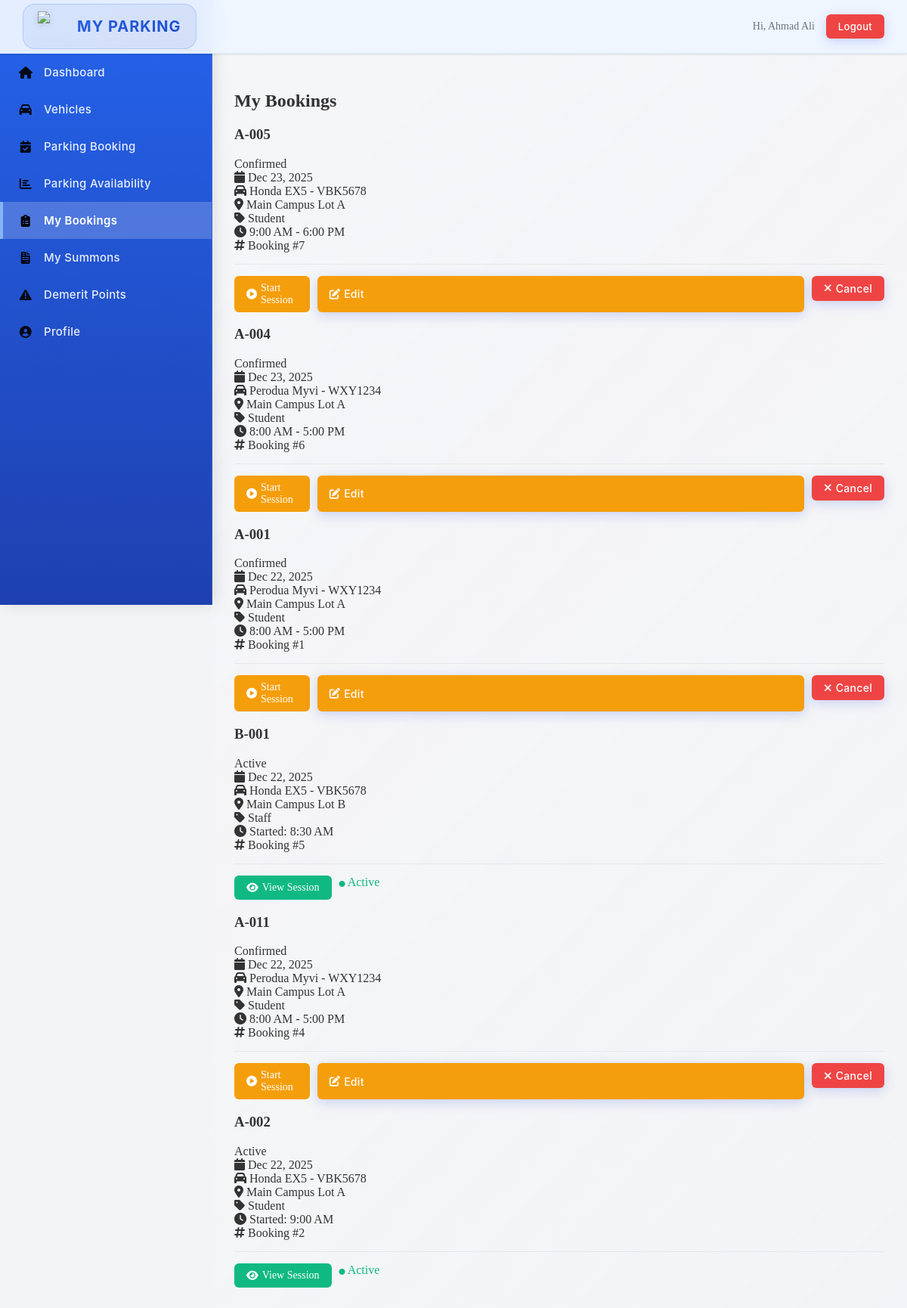
The page /module03/student/my_bookings.php (signed in) on the database its author committed.
### tables this page shows
CREATE TABLE Booking (
    booking_ID INT PRIMARY KEY AUTO_INCREMENT,
    space_ID INT NOT NULL,
    vehicle_ID INT NOT NULL,
    actual_vehicle_id INT NULL,
    actual_plate_number VARCHAR(15) NULL,
    booking_date DATE NOT NULL,
    start_time TIME NOT NULL,
    end_time TIME NOT NULL,
    actual_start_time DATETIME NULL,
    actual_end_time DATETIME NULL,
    session_started_at DATETIME NULL,
    session_ended_at DATETIME NULL,
    booking_status VARCHAR(20) NOT NULL,
    qr_code_value VARCHAR(50) NOT NULL,
    created_at DATETIME NOT NULL DEFAULT CURRENT_TIMESTAMP,
    FOREIGN KEY (space_ID) REFERENCES ParkingSpace(space_ID) ON DELETE CASCADE ON UPDATE CASCADE,
    FOREIGN KEY (vehicle_ID) REFERENCES Vehicle(vehicle_ID) ON DELETE CASCADE ON UPDATE CASCADE,
    FOREIGN KEY (actual_vehicle_id) REFERENCES Vehicle(vehicle_ID) ON DELETE SET NULL ON UPDATE CASCADE
);

CREATE TABLE ParkingSpace (
    space_ID INT PRIMARY KEY AUTO_INCREMENT,
    parkingLot_ID INT NOT NULL,
    space_number VARCHAR(20) NOT NULL,
    qr_code_value VARCHAR(50) NOT NULL,
    created_at DATETIME NOT NULL DEFAULT CURRENT_TIMESTAMP,
    updated_at DATETIME NOT NULL DEFAULT CURRENT_TIMESTAMP ON UPDATE CURRENT_TIMESTAMP,
    FOREIGN KEY (parkingLot_ID) REFERENCES ParkingLot(parkingLot_ID) ON DELETE CASCADE ON UPDATE CASCADE,
    UNIQUE KEY unique_space (parkingLot_ID, space_number)
);

CREATE TABLE Vehicle (
    vehicle_ID INT PRIMARY KEY AUTO_INCREMENT,
    user_ID VARCHAR(10) NOT NULL,
    vehicle_type VARCHAR(30) NOT NULL,
    vehicle_model VARCHAR(50) NULL,
    license_plate VARCHAR(15) NOT NULL,
    grant_document LONGBLOB NULL,
    grant_status VARCHAR(20) NOT NULL,
    created_at DATETIME NOT NULL DEFAULT CURRENT_TIMESTAMP,
    FOREIGN KEY (user_ID) REFERENCES User(user_ID) ON DELETE CASCADE ON UPDATE CASCADE
);

CREATE TABLE ParkingLot (
    parkingLot_ID INT PRIMARY KEY AUTO_INCREMENT,
    parkingLot_name VARCHAR(50) NOT NULL,
    parkingLot_type VARCHAR(30) NOT NULL,
    is_booking_lot BOOLEAN NOT NULL DEFAULT FALSE,
    capacity INT NOT NULL,
    UNIQUE KEY unique_parking_lot_name (parkingLot_name)
);

### module03/student/my_bookings.php (the view, shortened to what this page needs)
<?php
$db = getDB();
$userId = $_SESSION['user_id'];
$stmt = $db->prepare("
    SELECT
        b.*,
        ps.space_number,
        pl.parkingLot_name,
        pl.parkingLot_type,
        v.license_plate,
        v.vehicle_model,
        v.vehicle_type
    FROM Booking b
    JOIN ParkingSpace ps ON b.space_ID = ps.space_ID
    JOIN ParkingLot pl ON ps.parkingLot_ID = pl.parkingLot_ID
    JOIN Vehicle v ON b.vehicle_ID = v.vehicle_ID
    WHERE v.user_ID = ? AND b.booking_status != 'cancelled'
    ORDER BY b.booking_date DESC, b.created_at DESC
    LIMIT 50
");
$stmt->execute([$userId]);
$bookings = $stmt->fetchAll();
require_once __DIR__ . '/../../layout.php';
?>
<link rel="stylesheet" href="<?php echo APP_BASE_PATH; ?>/module03/student/my_bookings.css?v=<?php echo time(); ?>">
<div class="bookings-container">
    <h2>My Bookings</h2>
    <?php if (empty($bookings)): ?>
    <div class="no-bookings">
        <i class="fas fa-calendar-times"></i>
        <h3>No Bookings Yet</h3>
        <p>You haven't made any parking bookings. Visit the Parking Booking page to reserve a space.</p>
        <a href="<?php echo APP_BASE_PATH; ?>/module03/student/parking_booking.php" class="btn-primary">
            <i class="fas fa-plus"></i> Make a Booking
        </a>
    </div>
    <?php else: ?>
    <div class="bookings-grid">
        <?php foreach ($bookings as $booking):
            $statusClass = strtolower($booking['booking_status']);
        ?>
        <div class="booking-card <?php echo $statusClass; ?>">
            <div class="booking-header">
                <div class="booking-info">
                    <h3><?php echo htmlspecialchars($booking['space_number']); ?></h3>
                    <span class="status-badge <?php echo $statusClass; ?>">
                        <?php echo ucfirst($booking['booking_status']); ?>
                    </span>
                </div>
                <div class="booking-date">
                    <i class="fas fa-calendar"></i>
                    <?php echo date('M d, Y', strtotime($booking['booking_date'])); ?>
                </div>
            </div>
            <div class="booking-details">
                <div class="detail-row">
                    <i class="fas fa-car"></i>
                    <span><?php echo htmlspecialchars($booking['vehicle_model']); ?> - <?php echo htmlspecialchars($booking['license_plate']); ?></span>
                </div>
                <div class="detail-row">
                    <i class="fas fa-map-marker-alt"></i>
                    <span><?php echo htmlspecialchars($booking['parkingLot_name']); ?></span>
                </div>
                <div class="detail-row">
                    <i class="fas fa-tag"></i>
                    <span><?php echo htmlspecialchars($booking['parkingLot_type']); ?></span>
                </div>
                <div class="detail-row">
                    <i class="fas fa-clock"></i>
                    <span>
                        <?php
                        if ($booking['start_time'] === '00:00:00' && $booking['end_time'] === '23:59:59') {
                            echo 'All Day';
                        } elseif ($booking['booking_status'] === 'active') {
                            echo 'Started: ' . date('g:i A', strtotime($booking['start_time']));
                        } elseif ($booking['booking_status'] === 'completed') {
                            echo 'Duration: ' . date('g:i A', strtotime($booking['start_time'])) . ' - ' . date('g:i A', strtotime($booking['end_time']));
                        } else {
                            echo date('g:i A', strtotime($booking['start_time'])) . ' - ' . date('g:i A', strtotime($booking['end_time']));
                        }
                        ?>
                    </span>
                </div>
                <div class="detail-row">
                    <i class="fas fa-hashtag"></i>
                    <span>Booking #<?php echo $booking['booking_ID']; ?></span>
                </div>
            </div>
            <div class="booking-actions">
                <?php if ($booking['booking_status'] === 'confirmed'): ?>
                    <a href="<?php echo APP_BASE_PATH; ?>/module03/parking_session.php?booking_id=<?php echo $booking['booking_ID']; ?>"
                       class="btn-edit" style="text-decoration: none; display: inline-flex; align-items: center; justify-content: center;">
                        <i class="fas fa-play-circle"></i> Start Session
                    </a>
                    <button type="button" class="btn-edit" onclick='openEditModal(<?php echo json_encode($booking); ?>)'>
                        <i class="fas fa-edit"></i> Edit
                    </button>
                    <form method="POST" style="display: inline;">
                        <button type="submit" class="btn-cancel" onclick="return confirm('Are you sure you want to cancel and delete this booking? This action cannot be undone.')">
                            <i class="fas fa-times"></i> Cancel
                        </button>
                    </form>
                <?php elseif ($booking['booking_status'] === 'active'): ?>
                    <a href="<?php echo APP_BASE_PATH; ?>/module03/parking_session.php?booking_id=<?php echo $booking['booking_ID']; ?>"
                       class="btn-edit" style="text-decoration: none; display: inline-flex; align-items: center; justify-content: center; background: #10b981;">
                        <i class="fas fa-eye"></i> View Session
                    </a>
                    <p style="color: #10b981; font-weight: 500; margin: 0;">
                        <i class="fas fa-circle" style="font-size: 8px;"></i> Active
                    </p>
                <?php endif; ?>
            </div>
        </div>
        <?php endforeach; ?>
    </div>
    <?php endif; ?>
</div>

### layout.php (style rules this page uses)
body { color: #333; margin: 0; padding: 0; display: flex; min-height: 100vh; background-color: #f3f4f6; }
button, .btn { background: linear-gradient(135deg, #667eea 0%, #764ba2 100%); color: #fff; border: none; padding: 12px 24px; border-radius: 12px; cursor: pointer; font-weight: 600; font-family: 'Inter', 'Segoe UI', -apple-system, BlinkMacSystemFont, sans-serif; font-size: clamp(12px, 1.2vw, 14px); letter-spacing: 0.3px; text-decoration: none; display: inline-flex; align-items: center; gap: 8px; transition: all 0.3s cubic-bezier(0.4, 0, 0.2, 1); box-shadow: 0 4px 15px rgba(102, 126, 234, 0.3); position: relative; overflow: hidden; white-space: nowrap; }
button::before, .btn::before { content: ''; position: absolute; top: 0; left: -100%; width: 100%; height: 100%; background: linear-gradient(90deg, transparent, rgba(255, 255, 255, 0.2), transparent); transition: left 0.5s; }

### module03/student/my_bookings.php (style rules this page uses)
.btn-edit { background: #f59e0b; color: white; padding: 8px 16px; border: none; border-radius: 6px; cursor: pointer; font-size: 14px; font-weight: 500; display: inline-flex; align-items: center; gap: 5px; }
.btn-cancel { background: #ef4444; color: white; padding: 8px 16px; border: none; border-radius: 6px; cursor: pointer; font-size: 14px; font-weight: 500; display: inline-flex; align-items: center; gap: 5px; }
.booking-actions { display: flex; gap: 10px; margin-top: 15px; padding-top: 15px; border-top: 1px solid #e5e7eb; }
.booking-actions form { flex: 1; }
.booking-actions button { width: 100%; }

### rows shown on the page
booking: space_ID.space_number "A-005", booking_status "Confirmed", booking_date "Dec 23, 2025", vehicle_ID.vehicle_model "Honda EX5", vehicle_ID.license_plate "VBK5678", parkinglot.parkingLot_name "Main Campus Lot A", parkinglot.parkingLot_type "Student", start_time "9:00 AM", end_time "6:00 PM", booking_ID "7"
booking: space_ID.space_number "A-004", booking_status "Confirmed", booking_date "Dec 23, 2025", vehicle_ID.vehicle_model "Perodua Myvi", vehicle_ID.license_plate "WXY1234", parkinglot.parkingLot_name "Main Campus Lot A", parkinglot.parkingLot_type "Student", start_time "8:00 AM", end_time "5:00 PM", booking_ID "6"
booking: space_ID.space_number "A-001", booking_status "Confirmed", booking_date "Dec 22, 2025", vehicle_ID.vehicle_model "Perodua Myvi", vehicle_ID.license_plate "WXY1234", parkinglot.parkingLot_name "Main Campus Lot A", parkinglot.parkingLot_type "Student", start_time "8:00 AM", end_time "5:00 PM", booking_ID "1"
booking: space_ID.space_number "B-001", booking_status "Active", booking_date "Dec 22, 2025", vehicle_ID.vehicle_model "Honda EX5", vehicle_ID.license_plate "VBK5678", parkinglot.parkingLot_name "Main Campus Lot B", parkinglot.parkingLot_type "Staff", start_time "8:30 AM", booking_ID "5"
booking: space_ID.space_number "A-011", booking_status "Confirmed", booking_date "Dec 22, 2025", vehicle_ID.vehicle_model "Perodua Myvi", vehicle_ID.license_plate "WXY1234", parkinglot.parkingLot_name "Main Campus Lot A", parkinglot.parkingLot_type "Student", start_time "8:00 AM", end_time "5:00 PM", booking_ID "4"
booking: space_ID.space_number "A-002", booking_status "Active", booking_date "Dec 22, 2025", vehicle_ID.vehicle_model "Honda EX5", vehicle_ID.license_plate "VBK5678", parkinglot.parkingLot_name "Main Campus Lot A", parkinglot.parkingLot_type "Student", start_time "9:00 AM", booking_ID "2"

### other values the page prints
$user['username'] "Ahmad Ali"
